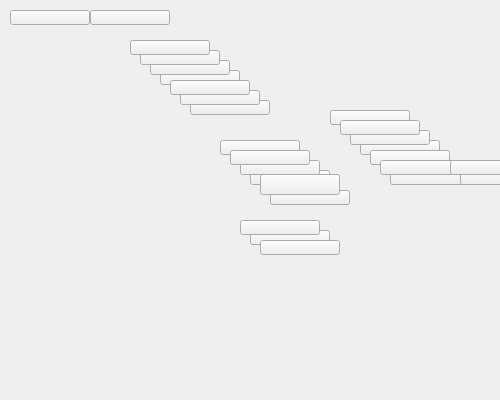
      <widget class="QWidget" name="selectarea">
       <property name="geometry">
        <rect>
         <x>0</x>
         <y>0</y>
         <width>500</width>
         <height>400</height>
        </rect>
       </property>
       <property name="minimumSize">
        <size>
         <width>500</width>
         <height>400</height>
        </size>
       </property>
       <widget class="QPushButton" name="selectCard">
        <property name="geometry">
         <rect>
          <x>10</x>
          <y>10</y>
          <width>80</width>
          <height>15</height>
         </rect>
        </property>
       </widget>
       <widget class="QPushButton" name="selectCard_2">
        <property name="geometry">
         <rect>
          <x>90</x>
          <y>10</y>
          <width>80</width>
          <height>15</height>
         </rect>
        </property>
       </widget>
       <widget class="QPushButton" name="selectCard_9">
        <property name="geometry">
         <rect>
          <x>190</x>
          <y>100</y>
          <width>80</width>
          <height>15</height>
         </rect>
        </property>
       </widget>
       <widget class="QPushButton" name="selectCard_6">
        <property name="geometry">
         <rect>
          <x>160</x>
          <y>70</y>
          <width>80</width>
          <height>15</height>
         </rect>
        </property>
       </widget>
       <widget class="QPushButton" name="selectCard_8">
        <property name="geometry">
         <rect>
          <x>180</x>
          <y>90</y>
          <width>80</width>
          <height>15</height>
         </rect>
        </property>
       </widget>
       <widget class="QPushButton" name="selectCard_5">
        <property name="geometry">
         <rect>
          <x>150</x>
          <y>60</y>
          <width>80</width>
          <height>15</height>
         </rect>
        </property>
       </widget>
       <widget class="QPushButton" name="selectCard_4">
        <property name="geometry">
         <rect>
          <x>140</x>
          <y>50</y>
          <width>80</width>
          <height>15</height>
         </rect>
        </property>
       </widget>
       <widget class="QPushButton" name="selectCard_3">
        <property name="geometry">
         <rect>
          <x>130</x>
          <y>40</y>
          <width>80</width>
          <height>15</height>
         </rect>
        </property>
       </widget>
       <widget class="QPushButton" name="selectCard_7">
        <property name="geometry">
         <rect>
          <x>170</x>
          <y>80</y>
          <width>80</width>
          <height>15</height>
         </rect>
        </property>
       </widget>
       <widget class="QPushButton" name="selectCard_19">
        <property name="geometry">
         <rect>
          <x>390</x>
          <y>170</y>
          <width>80</width>
          <height>15</height>
         </rect>
        </property>
       </widget>
       <widget class="QPushButton" name="selectCard_13">
        <property name="geometry">
         <rect>
          <x>330</x>
          <y>110</y>
          <width>80</width>
          <height>15</height>
         </rect>
        </property>
       </widget>
       <widget class="QPushButton" name="selectCard_16">
        <property name="geometry">
         <rect>
          <x>360</x>
          <y>140</y>
          <width>80</width>
          <height>15</height>
         </rect>
        </property>
       </widget>
       <widget class="QPushButton" name="selectCard_11">
        <property name="geometry">
         <rect>
          <x>250</x>
          <y>230</y>
          <width>80</width>
          <height>15</height>
         </rect>
        </property>
       </widget>
       <widget class="QPushButton" name="selectCard_17">
        <property name="geometry">
         <rect>
          <x>370</x>
          <y>150</y>
          <width>80</width>
          <height>15</height>
         </rect>
        </property>
       </widget>
       <widget class="QPushButton" name="selectCard_18">
        <property name="geometry">
         <rect>
          <x>380</x>
          <y>160</y>
          <width>80</width>
          <height>15</height>
         </rect>
        </property>
       </widget>
       <widget class="QPushButton" name="selectCard_10">
        <property name="geometry">
         <rect>
          <x>240</x>
          <y>220</y>
          <width>80</width>
          <height>15</height>
         </rect>
        </property>
       </widget>
       <widget class="QPushButton" name="selectCard_15">
        <property name="geometry">
         <rect>
          <x>350</x>
          <y>130</y>
          <width>80</width>
          <height>15</height>
         </rect>
        </property>
       </widget>
       <widget class="QPushButton" name="selectCard_12">
        <property name="geometry">
         <rect>
          <x>260</x>
          <y>240</y>
          <width>80</width>
          <height>15</height>
         </rect>
        </property>
       </widget>
       <widget class="QPushButton" name="selectCard_14">
        <property name="geometry">
         <rect>
          <x>340</x>
          <y>120</y>
          <width>80</width>
          <height>15</height>
         </rect>
        </property>
       </widget>
       <widget class="QPushButton" name="selectCard_27">
        <property name="geometry">
         <rect>
          <x>460</x>
          <y>170</y>
          <width>80</width>
          <height>15</height>
         </rect>
        </property>
       </widget>
       <widget class="QPushButton" name="selectCard_25">
        <property name="geometry">
         <rect>
          <x>270</x>
          <y>190</y>
          <width>80</width>
          <height>15</height>
         </rect>
        </property>
       </widget>
       <widget class="QPushButton" name="selectCard_20">
        <property name="geometry">
         <rect>
          <x>220</x>
          <y>140</y>
          <width>80</width>
          <height>15</height>
         </rect>
        </property>
       </widget>
       <widget class="QPushButton" name="selectCard_26">
        <property name="geometry">
         <rect>
          <x>450</x>
          <y>160</y>
          <width>80</width>
          <height>15</height>
         </rect>
        </property>
       </widget>
       <widget class="QPushButton" name="selectCard_23">
        <property name="geometry">
         <rect>
          <x>250</x>
          <y>170</y>
          <width>80</width>
          <height>15</height>
         </rect>
        </property>
       </widget>
       <widget class="QPushButton" name="selectCard_24">
        <property name="geometry">
         <rect>
          <x>260</x>
          <y>174</y>
          <width>80</width>
          <height>21</height>
         </rect>
        </property>
       </widget>
       <widget class="QPushButton" name="selectCard_22">
        <property name="geometry">
         <rect>
          <x>240</x>
          <y>160</y>
          <width>80</width>
          <height>15</height>
         </rect>
        </property>
       </widget>
       <widget class="QPushButton" name="selectCard_21">
        <property name="geometry">
         <rect>
          <x>230</x>
          <y>150</y>
          <width>80</width>
          <height>15</height>
         </rect>
        </property>
       </widget>
      </widget>
